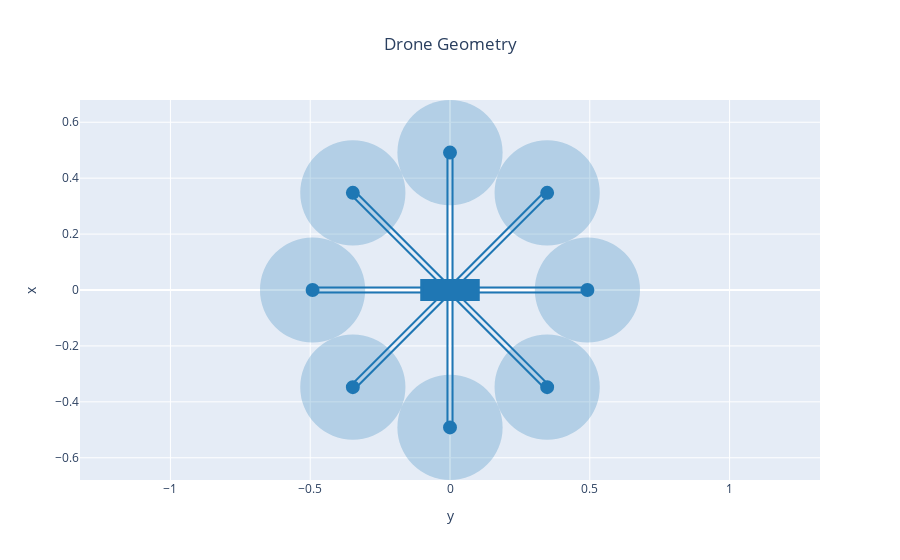

Source (notebook cell):
### Markdown cell above
## 4. Analysis and plots

### Code cell
from utils.postprocessing.analysis_and_plots import mass_breakdown_sun_plot_drone, mass_breakdown_bar_plot_drone, drone_geometry_plot

#fig = drone_geometry_plot(MDA_OUTPUT_FILE, name='Drone MDA')
#fig = drone_geometry_plot(MDO_OUTPUT_FILE, name='Drone MDO', fig=fig)

fig = drone_geometry_plot(MDA_OUTPUT_FILE, name='Drone MDO')
fig.show()

### Figure 1 — Plotly figure (JSON) as saved in the notebook; plotly's stock layout.template omitted (floating-point values rounded to 4 significant figures)
{"data": [{"line": {"color": "rgb(31, 119, 180)"}, "mode": "lines", "name": "Drone MDO", "type": "scatter", "uid": "9f934932-73ea-4b91-89be-2d2b6b9ad330", "x": [0.009145, 0.009145, -0.009145, -0.009145, 0.006466, -0.3411, -0.354, -0.006466, 5.6e-19, -0.4915, -0.4915, -5.6e-19, -0.006466, -0.354, -0.3411, 0.006466, -0.009145, -0.009145, 0.009145, 0.009145, -0.006466, 0.3411, 0.354, 0.006466, -1.68e-18, 0.4915, 0.4915, 1.68e-18, 0.006466, 0.354, 0.3411, -0.006466, 0.009145], "y": [0, 0.4915, 0.4915, 0, 0.006466, 0.354, 0.3411, -0.006466, 0.009145, 0.009145, -0.009145, -0.009145, 0.006466, -0.3411, -0.354, -0.006466, 1.12e-18, -0.4915, -0.4915, -1.12e-18, -0.006466, -0.354, -0.3411, 0.006466, -0.009145, -0.009145, 0.009145, 0.009145, -0.006466, 0.3411, 0.354, 0.006466, 0]}], "layout": {"shapes": [{"fillcolor": "rgb(31, 119, 180)", "line": {"color": "rgb(31, 119, 180)", "width": 3}, "type": "rect", "x0": -0.1011, "x1": 0.1011, "xref": "x", "y0": -0.03369, "y1": 0.03369, "yref": "y"}, {"fillcolor": "rgb(31, 119, 180)", "line": {"color": "rgb(31, 119, 180)", "width": 3}, "type": "circle", "x0": 0.4719, "x1": 0.511, "xref": "x", "y0": -0.01956, "y1": 0.01956, "yref": "y"}, {"fillcolor": "rgb(31, 119, 180)", "line": {"color": "rgb(31, 119, 180)", "width": 0}, "opacity": 0.25, "type": "circle", "x0": 0.3034, "x1": 0.6796, "xref": "x", "y0": -0.1881, "y1": 0.1881, "yref": "y"}, {"fillcolor": "rgb(31, 119, 180)", "line": {"color": "rgb(31, 119, 180)", "width": 3}, "type": "circle", "x0": 0.328, "x1": 0.3671, "xref": "x", "y0": -0.3671, "y1": -0.328, "yref": "y"}, {"fillcolor": "rgb(31, 119, 180)", "line": {"color": "rgb(31, 119, 180)", "width": 0}, "opacity": 0.25, "type": "circle", "x0": 0.1595, "x1": 0.5356, "xref": "x", "y0": -0.5356, "y1": -0.1595, "yref": "y"}, {"fillcolor": "rgb(31, 119, 180)", "line": {"color": "rgb(31, 119, 180)", "width": 3}, "type": "circle", "x0": -0.01956, "x1": 0.01956, "xref": "x", "y0": -0.511, "y1": -0.4719, "yref": "y"}, {"fillcolor": "rgb(31, 119, 180)", "line": {"color": "rgb(31, 119, 180)", "width": 0}, "opacity": 0.25, "type": "circle", "x0": -0.1881, "x1": 0.1881, "xref": "x", "y0": -0.6796, "y1": -0.3034, "yref": "y"}, {"fillcolor": "rgb(31, 119, 180)", "line": {"color": "rgb(31, 119, 180)", "width": 3}, "type": "circle", "x0": -0.3671, "x1": -0.328, "xref": "x", "y0": -0.3671, "y1": -0.328, "yref": "y"}, {"fillcolor": "rgb(31, 119, 180)", "line": {"color": "rgb(31, 119, 180)", "width": 0}, "opacity": 0.25, "type": "circle", "x0": -0.5356, "x1": -0.1595, "xref": "x", "y0": -0.5356, "y1": -0.1595, "yref": "y"}, {"fillcolor": "rgb(31, 119, 180)", "line": {"color": "rgb(31, 119, 180)", "width": 3}, "type": "circle", "x0": -0.511, "x1": -0.4719, "xref": "x", "y0": -0.01956, "y1": 0.01956, "yref": "y"}, {"fillcolor": "rgb(31, 119, 180)", "line": {"color": "rgb(31, 119, 180)", "width": 0}, "opacity": 0.25, "type": "circle", "x0": -0.6796, "x1": -0.3034, "xref": "x", "y0": -0.1881, "y1": 0.1881, "yref": "y"}, {"fillcolor": "rgb(31, 119, 180)", "line": {"color": "rgb(31, 119, 180)", "width": 3}, "type": "circle", "x0": -0.3671, "x1": -0.328, "xref": "x", "y0": 0.328, "y1": 0.3671, "yref": "y"}, {"fillcolor": "rgb(31, 119, 180)", "line": {"color": "rgb(31, 119, 180)", "width": 0}, "opacity": 0.25, "type": "circle", "x0": -0.5356, "x1": -0.1595, "xref": "x", "y0": 0.1595, "y1": 0.5356, "yref": "y"}, {"fillcolor": "rgb(31, 119, 180)", "line": {"color": "rgb(31, 119, 180)", "width": 3}, "type": "circle", "x0": -0.01956, "x1": 0.01956, "xref": "x", "y0": 0.4719, "y1": 0.511, "yref": "y"}, {"fillcolor": "rgb(31, 119, 180)", "line": {"color": "rgb(31, 119, 180)", "width": 0}, "opacity": 0.25, "type": "circle", "x0": -0.1881, "x1": 0.1881, "xref": "x", "y0": 0.3034, "y1": 0.6796, "yref": "y"}, {"fillcolor": "rgb(31, 119, 180)", "line": {"color": "rgb(31, 119, 180)", "width": 3}, "type": "circle", "x0": 0.328, "x1": 0.3671, "xref": "x", "y0": 0.328, "y1": 0.3671, "yref": "y"}, {"fillcolor": "rgb(31, 119, 180)", "line": {"color": "rgb(31, 119, 180)", "width": 0}, "opacity": 0.25, "type": "circle", "x0": 0.1595, "x1": 0.5356, "xref": "x", "y0": 0.1595, "y1": 0.5356, "yref": "y"}], "title": {"text": "Drone Geometry", "x": 0.5}, "xaxis": {"title": {"text": "y"}}, "yaxis": {"scaleanchor": "x", "scaleratio": 1, "title": {"text": "x"}}}}
